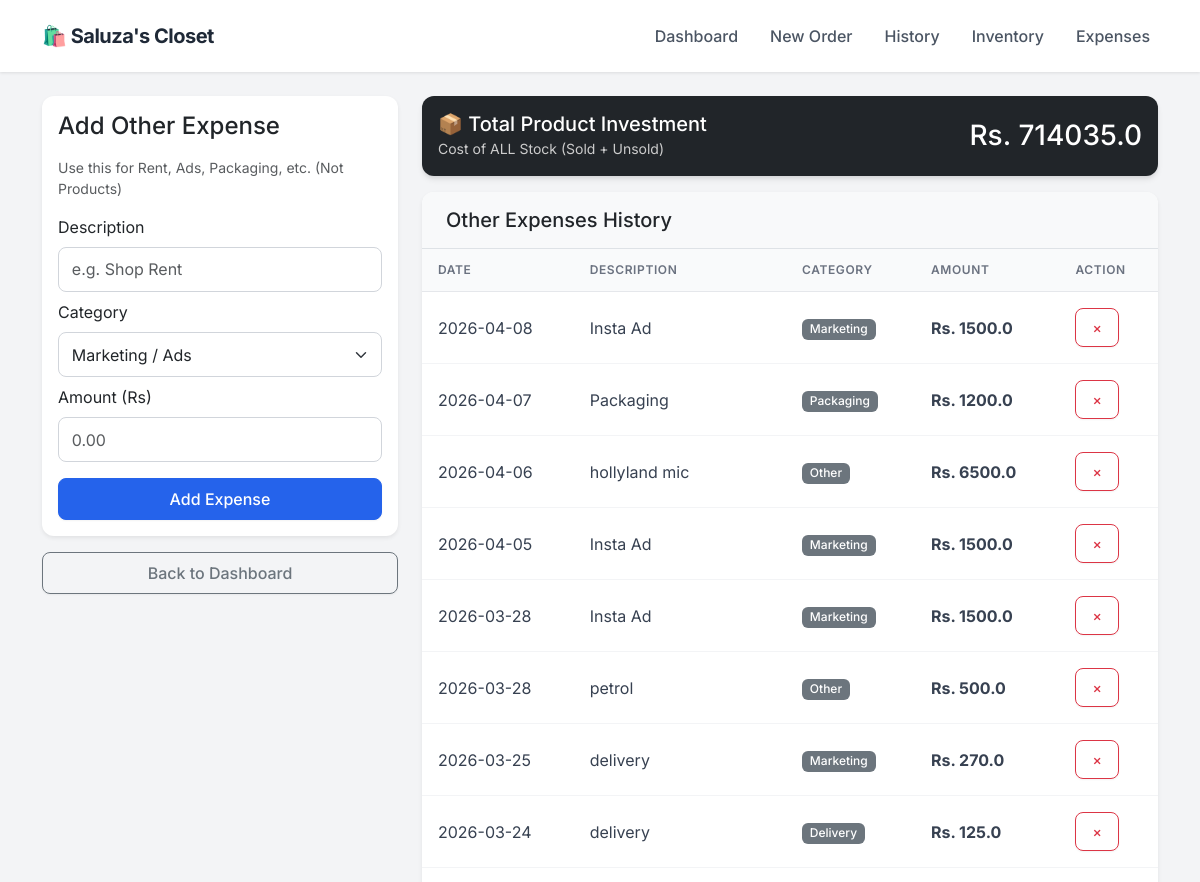
Before: /expenses (upper part) with the older database file.
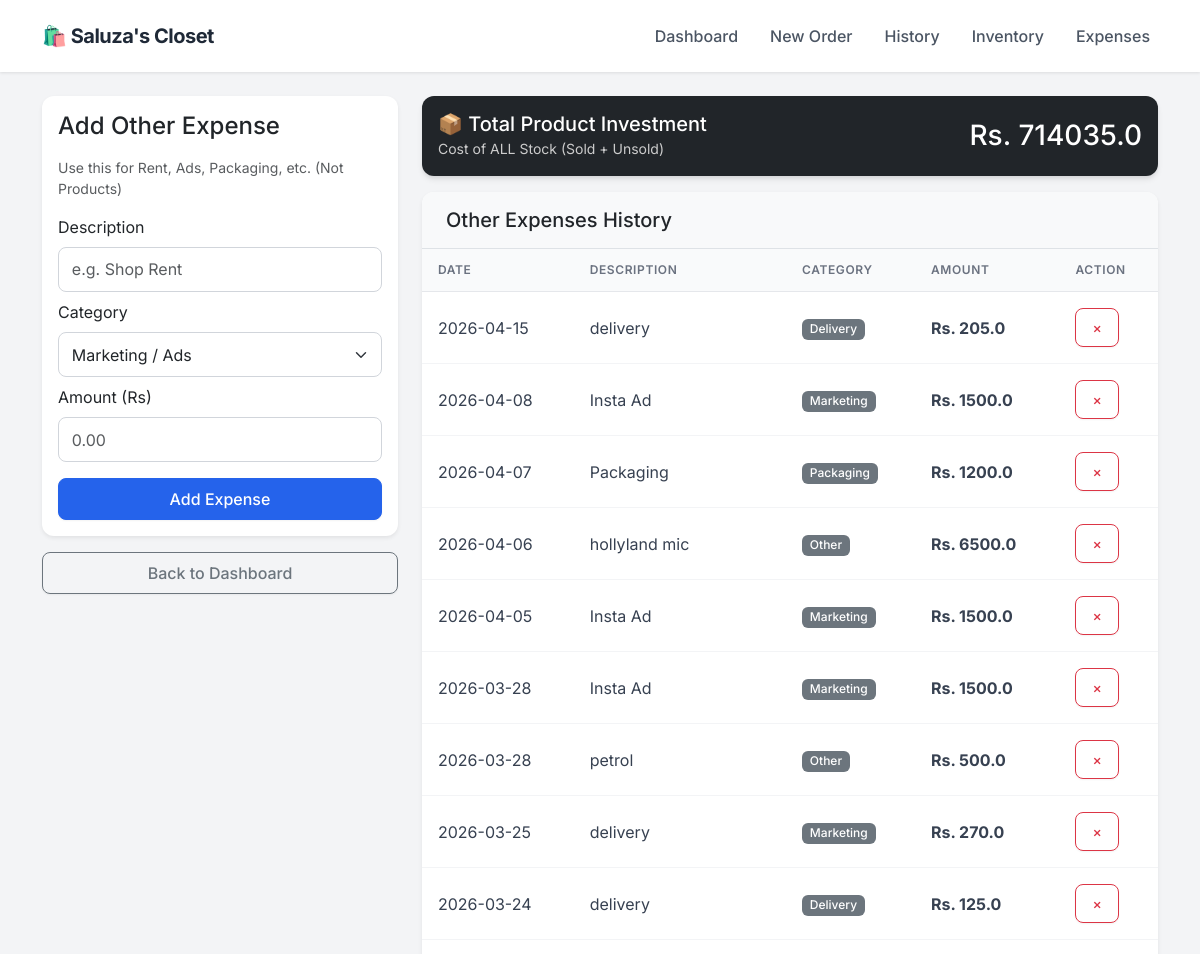
After: the same page with the newer database file.
### app.py (models this page shows)
class Expense(db.Model):
    id = db.Column(db.Integer, primary_key=True)
    description = db.Column(db.String(100), nullable=False)
    category = db.Column(db.String(50), nullable=False) # e.g. Rent, Marketing, Packaging
    amount = db.Column(db.Float, nullable=False)
    date = db.Column(db.DateTime, default=datetime.utcnow)

### app.py (the view, shortened to what this page needs)
@app.route('/expenses', methods=['GET', 'POST'])
def expenses():
    all_expenses = Expense.query.order_by(Expense.date.desc()).all()
    inventory_value = 0
    products = Product.query.all()
    for p in products:
        inventory_value += (p.stock * p.cost_price)
    sold_cost = 0
    order_items = OrderItem.query.all()
    for item in order_items:
        product = Product.query.get(item.product_id)
        if product:
            sold_cost += (item.quantity * product.cost_price)
    total_product_expense = inventory_value + sold_cost
    return render_template('expenses.html',
                           expenses=all_expenses,
                           product_expense=total_product_expense)

### templates/expenses.html (shortened to what this page needs)
{% extends "layout.html" %}
{% block content %}
<div class="row">
    <div class="col-md-4">
        <div class="card p-3 mb-3 shadow-sm">
            <h4 class="mb-3">Add Other Expense</h4>
            <p class="text-muted small">Use this for Rent, Ads, Packaging, etc. (Not Products)</p>
            <form method="POST">
                <label class="form-label">Description</label>
                <input type="text" name="description" class="form-control mb-2" placeholder="e.g. Shop Rent" required>
                <label class="form-label">Category</label>
                <select name="category" class="form-select mb-2">
                    <option value="Marketing">Marketing / Ads</option>
                </select>
                <label class="form-label">Amount (Rs)</label>
                <input type="number" name="amount" step="0.01" class="form-control mb-3" placeholder="0.00" required>
                <button type="submit" class="btn btn-primary w-100">Add Expense</button>
            </form>
        </div>
        <a href="/" class="btn btn-outline-secondary w-100">Back to Dashboard</a>
    </div>
    <div class="col-md-8">
        <div class="card text-white bg-dark mb-3">
            <div class="card-body d-flex justify-content-between align-items-center">
                <div>
                    <h5 class="mb-0">📦 Total Product Investment</h5>
                    <small style="color: #ccc;">Cost of ALL Stock (Sold + Unsold)</small>
                </div>
                <h3 class="mb-0">Rs. {{ product_expense }}</h3>
            </div>
        </div>
        <div class="card shadow-sm">
            <div class="card-header bg-light border-bottom">
                <h5 class="mb-0">Other Expenses History</h5>
            </div>
            <div class="table-responsive">
                <table class="table table-hover mb-0 align-middle">
                    <thead class="table-light">
                        <tr>
                            <th>Date</th>
                            <th>Description</th>
                            <th>Category</th>
                            <th>Amount</th>
                            <th>Action</th>
                        </tr>
                    </thead>
                    <tbody>
                        {% for exp in expenses %}
                        <tr>
                            <td>{{ exp.date.strftime('%Y-%m-%d') }}</td>
                            <td>{{ exp.description }}</td>
                            <td><span class="badge bg-secondary">{{ exp.category }}</span></td>
                            <td class="fw-bold">Rs. {{ exp.amount }}</td>
                            <td>
                                <a href="/delete_expense/{{ exp.id }}" class="btn btn-sm btn-outline-danger" onclick="return confirm('Delete this expense?')">×</a>
                            </td>
                        </tr>
                        {% else %}
                        <tr>
                            <td colspan="5" class="text-center text-muted py-4">No other expenses added yet.</td>
                        </tr>
                        {% endfor %}
                    </tbody>
                </table>
            </div>
        </div>
    </div>
</div>
{% endblock %}

### templates/layout.html (shortened to what this page needs)
<!DOCTYPE html>
<html lang="en">
<head>
    <link href="https://cdn.jsdelivr.net/npm/bootstrap@5.3.0/dist/css/bootstrap.min.css" rel="stylesheet">
</head>
<body>
    <nav class="navbar navbar-expand-lg sticky-top">
        <div class="container">
            <a class="navbar-brand" href="/">
                🛍️ Saluza's Closet
            </a>
            <div class="collapse navbar-collapse" id="navbarNav">
                <ul class="navbar-nav ms-auto">
                    <li class="nav-item"><a class="nav-link" href="/">Dashboard</a></li>
                    <li class="nav-item"><a class="nav-link" href="/new_order">New Order</a></li>
                    <li class="nav-item"><a class="nav-link" href="/orders">History</a></li>
                    <li class="nav-item"><a class="nav-link" href="/inventory">Inventory</a></li>
                    <li class="nav-item"><a class="nav-link" href="/expenses">Expenses</a></li>
                </ul>
            </div>
        </div>
    </nav>
    <div class="container py-4">
        {% block content %}{% endblock %}
    </div>
</body>
</html>

### templates/layout.html (style rules this page uses)
:root { --primary-color: #2563eb; --bg-color: #f3f4f6; --text-dark: #1f2937; --card-shadow: 0 4px 6px -1px rgba(0, 0, 0, 0.1), 0 2px 4px -1px rgba(0, 0, 0, 0.06); }
body { font-family: 'Inter', sans-serif; background-color: var(--bg-color); color: var(--text-dark); }
.navbar { background-color: #ffffff; box-shadow: 0 1px 3px rgba(0,0,0,0.1); padding: 1rem 0; }
.navbar-brand { font-weight: 700; color: var(--text-dark) !important; font-size: 1.25rem; letter-spacing: -0.5px; }
.nav-link { color: #4b5563 !important; font-weight: 500; margin-left: 1rem; transition: color 0.2s; }
.card { border: none; border-radius: 12px; box-shadow: var(--card-shadow); background: #ffffff; transition: transform 0.2s; }
.card-header { background-color: #ffffff; border-bottom: 1px solid #f3f4f6; font-weight: 600; padding: 1rem 1.5rem; border-radius: 12px 12px 0 0 !important; }
.btn { border-radius: 8px; font-weight: 500; padding: 0.5rem 1rem; box-shadow: 0 1px 2px 0 rgba(0, 0, 0, 0.05); }
.btn-primary { background-color: var(--primary-color); border-color: var(--primary-color); }
.table { margin-bottom: 0; }
.table thead th { background-color: #f9fafb; color: #6b7280; font-size: 0.75rem; text-transform: uppercase; letter-spacing: 0.05em; font-weight: 600; border-bottom: 1px solid #e5e7eb; padding: 0.75rem 1rem; }
.table tbody td { padding: 1rem 1rem; vertical-align: middle; color: #374151; border-bottom: 1px solid #f3f4f6; }
.badge { padding: 0.35em 0.65em; font-weight: 500; border-radius: 6px; }
.form-control, .form-select { border-radius: 8px; border: 1px solid #d1d5db; padding: 0.6rem 0.8rem; }

Changed rows visible on the page:
added Expense: date "2026-04-15", description "delivery", category "Delivery", amount "205.0"
